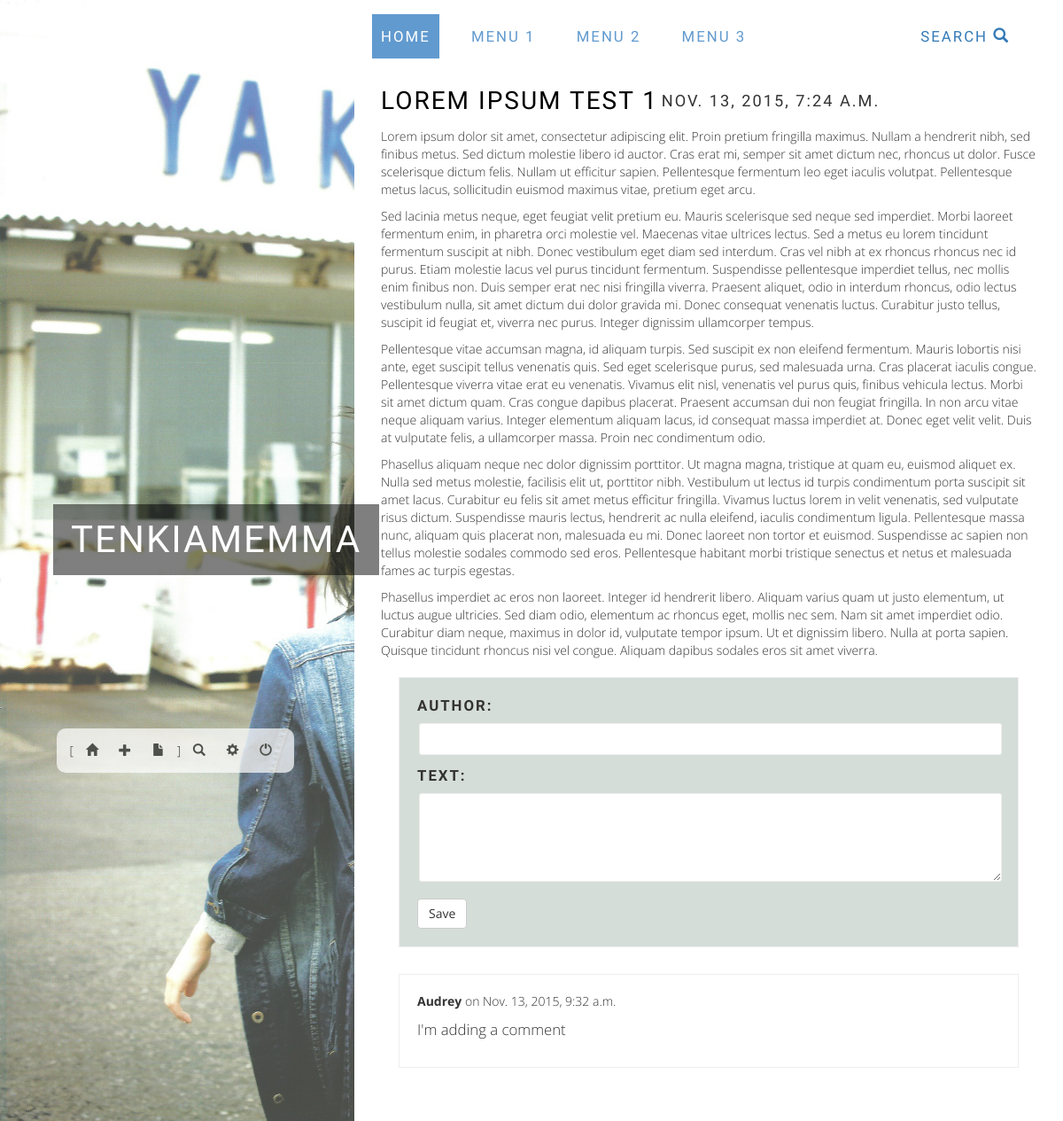
Page /post/6/ on the committed database.
### blog/models.py (models this page shows, shortened)
class Post(models.Model):
    title = models.CharField(max_length=140)
    author = models.ForeignKey('auth.User')
    text = models.TextField()
    thumb = models.TextField()
    created_date = models.DateTimeField(default=timezone.now)
    published_date = models.DateTimeField(blank=True, null=True)

class Comment(models.Model):
    post = models.ForeignKey('blog.Post', related_name='comments')
    author = models.CharField(max_length=140)
    email = models.CharField(max_length=1024)
    text = models.TextField()
    created_date = models.DateTimeField(blank=True, null=True)

### blog/views.py (the view)
# urls.py: url(r'^post/(?P<pk>[0-9]+)/$', views.post_detail, name='post_detail'),
def post_detail(request, pk):
    post = get_object_or_404(Post, pk=pk)
    if request.method == "POST":
        form = CommentForm(request.POST)
        if form.is_valid():
            comment = form.save(commit=False)
            comment.post = post
            comment.created_date = timezone.now()
            comment.save()
            return redirect('blog.views.post_detail', pk=post.pk)
    else:
        form = CommentForm()
    return render(request, 'blog/post_detail.html', {'post':post, 'form':form})

### blog/forms.py
class CommentForm(forms.ModelForm):
    class Meta:
        model = Comment
        fields = ('author', 'text')

### blog/templatetags/ordering.py (called while the page is built)
@register.filter_function
def order_by(queryset, args):
    args = [x.strip() for x in args.split(',')]
    return queryset.order_by(*args)

### blog/templates/blog/post_detail.html (shortened to what this page needs)
{% extends 'blog/base.html' %}
{% load ordering %}
{% block content %}
<a class="article-heading o" href="">{{ post.title }}</a>
<span class="article-info o">
    {{ post.published_date }}
</span>
<p>{{ post.text|linebreaks }}</p>
<article class="comment-zone">
    <form method="POST" class="comment-form">
        <span class="o">
        {{ form.as_p }}
        </span>
        <button type="submit" class="save btn btn-default">Save</button>
    </form>
</article>
{% for comment in post.comments.all|order_by:"-created_date" %}
    <article>
        <strong>{{ comment.author }}</strong> on {{ comment.created_date }}
        <p>{{ comment.text|linebreaks }}</p>
    </article>
{% empty %}
    <p>No comments here yet :(</p>
{% endfor %}
{% endblock %}

### blog/templates/blog/base.html (shortened to what this page needs)
{% load staticfiles %}
<!DOCTYPE html>
<html>
    <head>
        <link rel="stylesheet" href="{% static 'blog/css/bootstrap.min.css' %}" />
    </head>
    <body>
        <div class="col-md-4 left-sidebar">
            <span class="l-s-title" onclick="location.href='{% url "index" %}';">Tenkiamemma</span><br><br>
            <span class="admin-panel">
                [
                <a class="admin-tool" href="{% url 'admin:index' %}"><i class="glyphicon glyphicon-home"></i></a>
                <a class="admin-tool" href="{% url 'new_post' %}"><i class="glyphicon glyphicon-plus"></i></a>
                <a class="admin-tool" href="{% url 'drafts' %}"><i class="glyphicon glyphicon-file"></i></a>
                ]
                <a class="admin-tool"><i class="glyphicon glyphicon-search"></i></a>
                <a class="admin-tool"><i class="glyphicon glyphicon-cog"></i></a>
                <a class="admin-tool"><i class="glyphicon glyphicon-off"></i></a>
            </span>
        </div>
        <div class="col-md-8 col-md-push-4">
            <div class="row navigation">
                <a class="navi-item active" href="{% url 'index' %}">Home</a>
                <a class="navi-item">Menu 1</a>
                <a class="navi-item">Menu 2</a>
                <a class="navi-item">Menu 3</a>
                <a class="search" style="float:right;">Search <i class="glyphicon glyphicon-search"></i></a>
            </div>
            <div class="row content">
                {% block content %}
                {% endblock %}
            </div>
        </div>
    </body>
</html>

### rows in the picture
Post: title "LOREM IPSUM TEST 1", published_date "NOV. 13, 2015, 7:24 A.M.", text "Lorem ipsum dolor sit amet, consectetur adipiscing elit. Proin pretium fringilla maximus. Nullam a hendrerit nibh, sed finibus metus. Sed dictum molestie libero id auctor. Cras erat mi, semper sit amet dictum nec, rhoncus ut dolor. Fusce scelerisque dictum felis. Nullam ut efficitur sapien. Pellentesque fermentum leo eget iaculis volutpat. Pellentesque metus lacus, sollicitudin euismod maximus vitae, pretium eget arcu. Sed lacinia metus neque, eget feugiat velit pretium eu. Mauris scelerisque sed neque sed imperdiet. Morbi laoreet fermentum enim, in pharetra orci molestie vel. Maecenas vitae ultrices lectus. Sed a metus eu lorem tincidunt fermentum suscipit at nibh. Donec vestibulum eget…"
Comment: author "Audrey", created_date "Nov. 13, 2015, 9:32 a.m.", text "I'm adding a comment"
